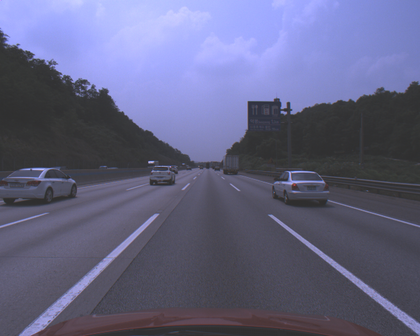
%> input picture Matlab_Code/2019_01_17_Edge_detection/sample.bmp, 420 x 336 px, shrunk from 1280 x 1024 before the run
$ octave test_01_14_2.m   (GNU Octave 9; MATLAB toolbox functions it lacks are replaced by stand-ins)
%> lines starting %> are read from the running program, lines starting %| are printed output that depends on the picture
close all; clc; clear all;
%% Input image
img = imread ('sample.bmp');
%> img is the input picture: size 336x420x3 uint8; mean R, G, B 98.8, 99.7, 130.4
%% Show input image
figure, imshow(img);
img = rgb2gray(img);
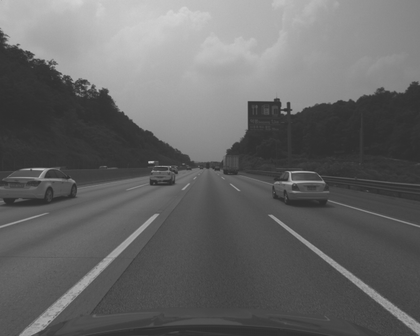
%> img: size 336x420 uint8; min 43, max 212, mean 102.9
img = double (img);
%> img: size 336x420 double
%% Value for Thresholding
T_Low = 0.075;
T_High = 0.175;
%% Gaussian Filter Coefficient
B = [2, 4, 5, 4, 2; 4, 9, 12, 9, 4;5, 12, 15, 12, 5;4, 9, 12, 9, 4;2, 4, 5, 4, 2 ];
B = 1/159.* B;
%Convolution of image by Gaussian Coefficient
A=conv2(img, B, 'same');
%% Filter for horizontal and vertical direction
KGx = [-1, 0, 1; -2, 0, 2; -1, 0, 1];
KGy = [1, 2, 1; 0, 0, 0; -1, -2, -1];
%% Convolution by image by horizontal and vertical filter
Filtered_X = conv2(A, KGx, 'same');
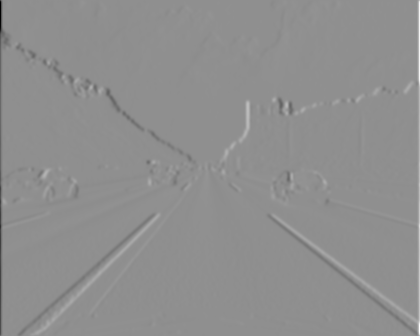
%> Filtered_X: size 336x420 double; min -667.8, max 519.9, mean 0; drawn with min black and max white
Filtered_Y = conv2(A, KGy, 'same');
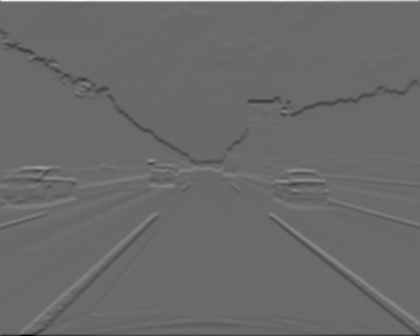
%> Filtered_Y: size 336x420 double; min -537.4, max 747.5, mean -0.9; drawn with min black and max white
%Calculate directions/orientations
arah = atan2 (Filtered_Y, Filtered_X);
arah = arah*180/pi;
pan=size(A,1);
%> pan = 336
leb=size(A,2);
%> leb = 420
%Adjustment for negative directions, making all directions positive
for i=1:pan
    for j=1:leb
        if (arah(i,j)<0)
            arah(i,j)=360+arah(i,j);
        end
    end
end
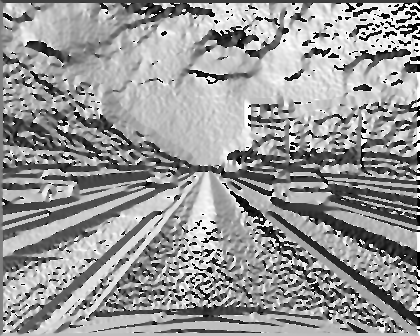
%> arah: size 336x420 double; min 0, max 360, mean 213.4; drawn with min black and max white
arah2=zeros(pan, leb);

%% Calculate magnitude
magnitude = (Filtered_X.^2) + (Filtered_Y.^2);
magnitude2 = sqrt(magnitude);
BW = zeros (pan, leb);
%Non-Maximum Supression
for i=2:pan-1
    for j=2:leb-1
        if (arah2(i,j)==0)
            BW(i,j) = (magnitude2(i,j) == max([magnitude2(i,j), magnitude2(i,j+1), magnitude2(i,j-1)]));
        elseif (arah2(i,j)==45)
            BW(i,j) = (magnitude2(i,j) == max([magnitude2(i,j), magnitude2(i+1,j-1), magnitude2(i-1,j+1)]));
        elseif (arah2(i,j)==90)
            BW(i,j) = (magnitude2(i,j) == max([magnitude2(i,j), magnitude2(i+1,j), magnitude2(i-1,j)]));
        elseif (arah2(i,j)==135)
            BW(i,j) = (magnitude2(i,j) == max([magnitude2(i,j), magnitude2(i+1,j+1), magnitude2(i-1,j-1)]));
        end;
    end;
end;
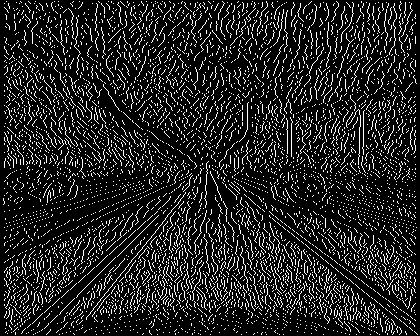
%> BW: size 336x420 double; values 0 (black) and 1 (white), 13.7% white in thin lines or dots
BW = BW.*magnitude2;
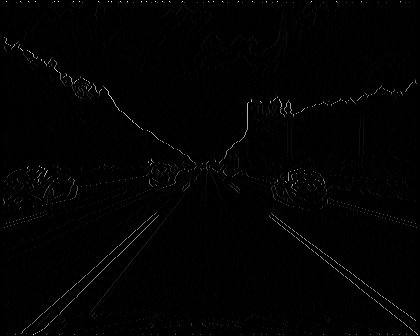
%> BW: size 336x420 double; min 0, max 283.9, mean 2.3; drawn with min black and max white
figure, imshow(BW);
%% Hysteresis Thresholding
T_Low = T_Low * max(max(BW));
%> T_Low = 21.29
T_High = T_High * max(max(BW));
%> T_High = 49.68
T_res = zeros (pan, leb);
for i = 1  : pan
    for j = 1 : leb
        if (BW(i, j) < T_Low)
            T_res(i, j) = 0;
        elseif (BW(i, j) > T_High)
            T_res(i, j) = 1;
        %Using 8-connected components
        elseif ( BW(i+1,j)>T_High || BW(i-1,j)>T_High || BW(i,j+1)>T_High || BW(i,j-1)>T_High || BW(i-1, j-1)>T_High || BW(i-1, j+1)>T_High || BW(i+1, j+1)>T_High || BW(i+1, j-1)>T_High)
            T_res(i,j) = 1;
        end;
    end;
end;
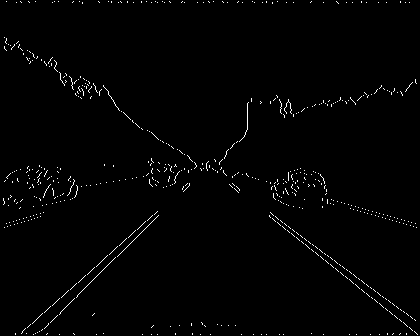
%> T_res: size 336x420 double; values 0 (black) and 1 (white), 1.2% white in thin lines or dots
edge_final = uint8(T_res.*255);
%> edge_final: size 336x420 uint8; 1.2% white in thin lines or dots
%% Show final edge detection result
figure, imshow(edge_final);

$ run again, with Matlab_Code/2019_01_17_Edge_detection/KAKA.jpg saved as Matlab_Code/2019_01_17_Edge_detection/sample.bmp
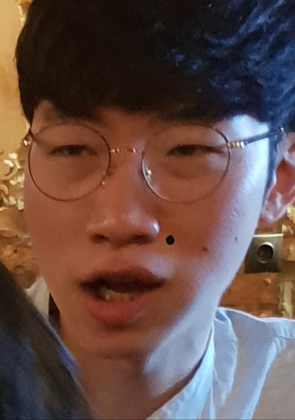
%> input picture Matlab_Code/2019_01_17_Edge_detection/KAKA.jpg, 295 x 420 px, shrunk from 674 x 960 before the run
%> img is the input picture: size 420x295x3 uint8; mean R, G, B 101.4, 77.2, 71.6
%> after the loop `for i=2:pan-1`:
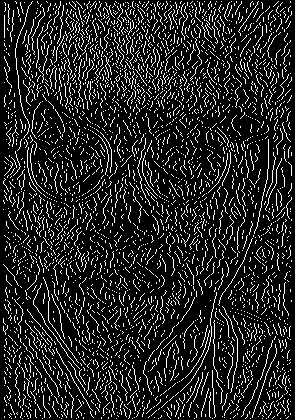
%> BW: size 420x295 double; values 0 (black) and 1 (white), 14.1% white in thin lines or dots
%> T_Low = 35.85
%> T_High = 83.65
%> after the loop `for i = 1  : pan`:
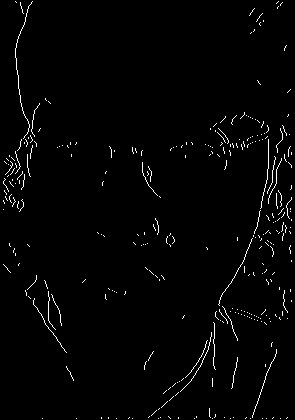
%> T_res: size 420x295 double; values 0 (black) and 1 (white), 1.7% white in thin lines or dots
%> edge_final: size 420x295 uint8; 1.7% white in thin lines or dots
